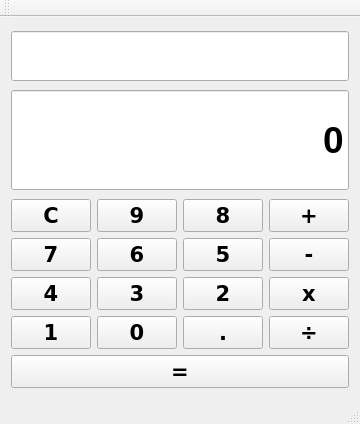
<?xml version="1.0" encoding="UTF-8"?>
<ui version="4.0">
 <class>MainWindow</class>
 <widget class="QMainWindow" name="MainWindow">
  <property name="geometry">
   <rect>
    <x>0</x>
    <y>0</y>
    <width>338</width>
    <height>424</height>
   </rect>
  </property>
  <property name="windowTitle">
   <string>MainWindow</string>
  </property>
  <widget class="QWidget" name="centralWidget">
   <layout class="QGridLayout" name="gridLayout_2">
    <item row="0" column="0">
     <widget class="QLineEdit" name="lineEdit_2">
      <property name="minimumSize">
       <size>
        <width>0</width>
        <height>50</height>
       </size>
      </property>
      <property name="sizeIncrement">
       <size>
        <width>0</width>
        <height>50</height>
       </size>
      </property>
      <property name="baseSize">
       <size>
        <width>0</width>
        <height>50</height>
       </size>
      </property>
      <property name="alignment">
       <set>Qt::AlignRight|Qt::AlignTrailing|Qt::AlignVCenter</set>
      </property>
      <property name="readOnly">
       <bool>true</bool>
      </property>
     </widget>
    </item>
    <item row="1" column="0">
     <widget class="QLineEdit" name="lineEdit">
      <property name="minimumSize">
       <size>
        <width>0</width>
        <height>100</height>
       </size>
      </property>
      <property name="font">
       <font>
        <pointsize>28</pointsize>
        <weight>75</weight>
        <bold>true</bold>
       </font>
      </property>
      <property name="text">
       <string>0</string>
      </property>
      <property name="alignment">
       <set>Qt::AlignRight|Qt::AlignTrailing|Qt::AlignVCenter</set>
      </property>
      <property name="readOnly">
       <bool>true</bool>
      </property>
     </widget>
    </item>
    <item row="2" column="0">
     <layout class="QGridLayout" name="gridLayout">
      <item row="0" column="0">
       <widget class="QPushButton" name="pushButtonClear">
        <property name="font">
         <font>
          <family>Verdana</family>
          <pointsize>16</pointsize>
          <weight>75</weight>
          <bold>true</bold>
         </font>
        </property>
        <property name="text">
         <string>C</string>
        </property>
       </widget>
      </item>
      <item row="0" column="1">
       <widget class="QPushButton" name="pushButton9">
        <property name="font">
         <font>
          <family>Verdana</family>
          <pointsize>16</pointsize>
          <weight>75</weight>
          <bold>true</bold>
         </font>
        </property>
        <property name="text">
         <string>9</string>
        </property>
       </widget>
      </item>
      <item row="0" column="2">
       <widget class="QPushButton" name="pushButton8">
        <property name="font">
         <font>
          <family>Verdana</family>
          <pointsize>16</pointsize>
          <weight>75</weight>
          <bold>true</bold>
         </font>
        </property>
        <property name="text">
         <string>8</string>
        </property>
       </widget>
      </item>
      <item row="0" column="3">
       <widget class="QPushButton" name="pushButtonMais">
        <property name="font">
         <font>
          <family>Verdana</family>
          <pointsize>16</pointsize>
          <weight>75</weight>
          <bold>true</bold>
         </font>
        </property>
        <property name="text">
         <string>+</string>
        </property>
       </widget>
      </item>
      <item row="1" column="0">
       <widget class="QPushButton" name="pushButton7">
        <property name="font">
         <font>
          <family>Verdana</family>
          <pointsize>16</pointsize>
          <weight>75</weight>
          <bold>true</bold>
         </font>
        </property>
        <property name="text">
         <string>7</string>
        </property>
       </widget>
      </item>
      <item row="1" column="1">
       <widget class="QPushButton" name="pushButton6">
        <property name="font">
         <font>
          <family>Verdana</family>
          <pointsize>16</pointsize>
          <weight>75</weight>
          <bold>true</bold>
         </font>
        </property>
        <property name="text">
         <string>6</string>
        </property>
       </widget>
      </item>
      <item row="1" column="2">
       <widget class="QPushButton" name="pushButton5">
        <property name="font">
         <font>
          <family>Verdana</family>
          <pointsize>16</pointsize>
          <weight>75</weight>
          <bold>true</bold>
         </font>
        </property>
        <property name="text">
         <string>5</string>
        </property>
       </widget>
      </item>
      <item row="1" column="3">
       <widget class="QPushButton" name="pushButtonMenos">
        <property name="font">
         <font>
          <family>Verdana</family>
          <pointsize>16</pointsize>
          <weight>75</weight>
          <bold>true</bold>
         </font>
        </property>
        <property name="text">
         <string>-</string>
        </property>
       </widget>
      </item>
      <item row="2" column="0">
       <widget class="QPushButton" name="pushButton4">
        <property name="font">
         <font>
          <family>Verdana</family>
          <pointsize>16</pointsize>
          <weight>75</weight>
          <bold>true</bold>
         </font>
        </property>
        <property name="text">
         <string>4</string>
        </property>
       </widget>
      </item>
      <item row="2" column="1">
       <widget class="QPushButton" name="pushButton3">
        <property name="font">
         <font>
          <family>Verdana</family>
          <pointsize>16</pointsize>
          <weight>75</weight>
          <bold>true</bold>
         </font>
        </property>
        <property name="text">
         <string>3</string>
        </property>
       </widget>
      </item>
      <item row="2" column="2">
       <widget class="QPushButton" name="pushButton2">
        <property name="font">
         <font>
          <family>Verdana</family>
          <pointsize>16</pointsize>
          <weight>75</weight>
          <bold>true</bold>
         </font>
        </property>
        <property name="text">
         <string>2</string>
        </property>
       </widget>
      </item>
      <item row="2" column="3">
       <widget class="QPushButton" name="pushButtonVezes">
        <property name="font">
         <font>
          <family>Verdana</family>
          <pointsize>16</pointsize>
          <weight>75</weight>
          <bold>true</bold>
         </font>
        </property>
        <property name="text">
         <string>x</string>
        </property>
       </widget>
      </item>
      <item row="3" column="0">
       <widget class="QPushButton" name="pushButton1">
        <property name="font">
         <font>
          <family>Verdana</family>
          <pointsize>16</pointsize>
          <weight>75</weight>
          <bold>true</bold>
         </font>
        </property>
        <property name="text">
         <string>1</string>
        </property>
       </widget>
      </item>
      <item row="3" column="1">
       <widget class="QPushButton" name="pushButton0">
        <property name="font">
         <font>
          <family>Verdana</family>
          <pointsize>16</pointsize>
          <weight>75</weight>
          <bold>true</bold>
         </font>
        </property>
        <property name="text">
         <string>0</string>
        </property>
       </widget>
      </item>
      <item row="3" column="2">
       <widget class="QPushButton" name="pushButtonPoint">
        <property name="font">
         <font>
          <family>Verdana</family>
          <pointsize>16</pointsize>
          <weight>75</weight>
          <bold>true</bold>
         </font>
        </property>
        <property name="text">
         <string>.</string>
        </property>
       </widget>
      </item>
      <item row="3" column="3">
       <widget class="QPushButton" name="pushButtonDividir">
        <property name="font">
         <font>
          <family>Verdana</family>
          <pointsize>16</pointsize>
          <weight>75</weight>
          <bold>true</bold>
         </font>
        </property>
        <property name="text">
         <string>÷</string>
        </property>
       </widget>
      </item>
      <item row="4" column="0" colspan="4">
       <widget class="QPushButton" name="pushButtonIgual">
        <property name="font">
         <font>
          <family>Verdana</family>
          <pointsize>16</pointsize>
          <weight>75</weight>
          <bold>true</bold>
         </font>
        </property>
        <property name="text">
         <string>=</string>
        </property>
       </widget>
      </item>
     </layout>
    </item>
   </layout>
  </widget>
  <widget class="QMenuBar" name="menuBar">
   <property name="geometry">
    <rect>
     <x>0</x>
     <y>0</y>
     <width>338</width>
     <height>21</height>
    </rect>
   </property>
  </widget>
  <widget class="QToolBar" name="mainToolBar">
   <attribute name="toolBarArea">
    <enum>TopToolBarArea</enum>
   </attribute>
   <attribute name="toolBarBreak">
    <bool>false</bool>
   </attribute>
  </widget>
  <widget class="QStatusBar" name="statusBar"/>
 </widget>
 <layoutdefault spacing="6" margin="11"/>
 <resources/>
 <connections/>
</ui>
